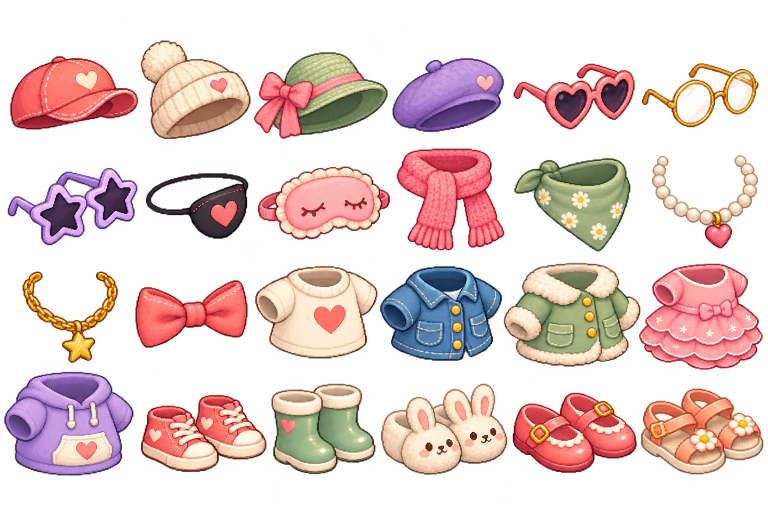
#> input picture design/boss-rush/art-v1/inventory-clothing-atlas-v1.png, 1536 x 1024 px (shown at 1/2 size)
$ python -i prepare-guardian-pixel-assets.py   (imports and definitions only)
#> lines starting #> are read from the running program, lines starting #| are printed output that depends on the picture
#> further down, picture is the input picture: PIL image 1536x1024 RGBA; mean R, G, B, A 162.6, 112.5, 106.9, 100.4
"""Package generated art as small, transparent game atlases; keep masters intact.

Remove disconnected particles crossing cell edges, then nearest-neighbour reduce
to the logical pixel grid. No character is repainted by this packaging step.
"""
from pathlib import Path
from collections import deque
from PIL import Image, ImageFilter, ImageChops
import json, hashlib, sys

SOURCE=Path('design/boss-rush/art-v1')
DEST=Path('assets/runner/guardian')

def clean_cells(image, cols=6, rows=4):
#> called with cols = 6, rows = 4
    image=image.convert('RGBA');out=Image.new('RGBA',image.size)
#> after `out = Image.new('RGBA', image.size)`: out: PIL image 1536x1024 RGBA; every value is 0
    for row in range(rows):
        for col in range(cols):
            box=(col*image.width//cols,row*image.height//rows,(col+1)*image.width//cols,(row+1)*image.height//rows)
            cell=image.crop(box);w,h=cell.size;alpha=cell.getchannel('A');raw=alpha.tobytes();seen=bytearray(w*h);components=[]
            for start in range(w*h):
                if seen[start] or raw[start]<180:continue
                seen[start]=1;queue=deque([start]);points=[]
                while queue:
                    p=queue.popleft();points.append(p);x=p%w;y=p//w
                    for q in ([p-1] if x else [])+([p+1] if x<w-1 else [])+([p-w] if y else [])+([p+w] if y<h-1 else []):
                        if not seen[q] and raw[q]>=180:seen[q]=1;queue.append(q)
                components.append(points)
            mask=bytearray(w*h)
            for points in components:
                if len(points)>=500 and 32<sum(p%w for p in points)/len(points)<w-10:
                    for p in points:mask[p]=255
            matte=Image.frombytes('L',(w,h),bytes(mask)).filter(ImageFilter.MaxFilter(7))
            cell.putalpha(ImageChops.multiply(alpha,matte));out.paste(cell,box)
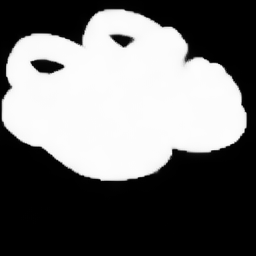
#> alpha: PIL image 256x256 L; min 0, max 253, mean 110.4
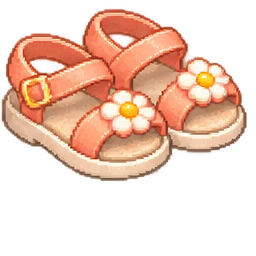
#> cell: PIL image 256x256 RGBA; mean R, G, B, A 189.1, 130.9, 104.8, 110.3; transparent parts drawn white
    return out

def package():
    selected=set(sys.argv[1:]);manifest=DEST/'wardrobe-art-manifest.json'
    entries=[e for e in json.loads(manifest.read_text()) if e['name'] not in selected] if selected and manifest.exists() else []
    sources=[('pets-base-modular-v1.png','pets-base',True),('inventory-clothing-atlas-v1.png','wardrobe-atlas',False),('musgo-laugh-v1.png','musgo-laugh',False)]
    for key in ['shirt_love','jacket_denim','coat_cloud','dress_petal','hoodie_nido']:
        sources.append(('fitted-'+key+'-v1.png','body-'+key,True))
    for key in ['shoes_heart','boots_rain','slippers_cloud','shoes_chic','sandals_summer']:
        sources.append(('integrated-feet-'+key+'-v1.png','feet-'+key,True))
    ready_heads=json.loads((DEST/'head-fit-manifest.json').read_text(encoding='utf8'))
    for key in ready_heads:
        sources.append(('fitted-head-'+key+'-v1.png','head-'+key,True))
    for filename,name,clean in sources:
        if selected and name not in selected:continue
        source=SOURCE/filename
        if not source.exists():continue
        image=Image.open(source).convert('RGBA')
        if clean:image=clean_cells(image)
        image=image.resize((image.width//2,image.height//2),Image.Resampling.NEAREST)
        destination=DEST/(name+'.webp');temporary=destination.with_suffix('.tmp.webp');image.save(temporary,lossless=True,method=0,quality=0,exact=True);temporary.replace(destination)
        entries.append({'name':name,'source':str(source).replace('\\','/'),'asset':str(destination).replace('\\','/'),'size':image.size,'bytes':destination.stat().st_size,'sha256':hashlib.sha256(destination.read_bytes()).hexdigest()})
    (DEST/'wardrobe-art-manifest.json').write_text(json.dumps(entries,indent=2),encoding='utf8')
    print('Wardrobe atlases:',len(entries),'bytes:',sum(x['bytes'] for x in entries))

# [1 line not run here, left out]

>>> from PIL import Image
>>> picture = Image.open('../design/boss-rush/art-v1/inventory-clothing-atlas-v1.png')
>>> result = clean_cells(picture)
